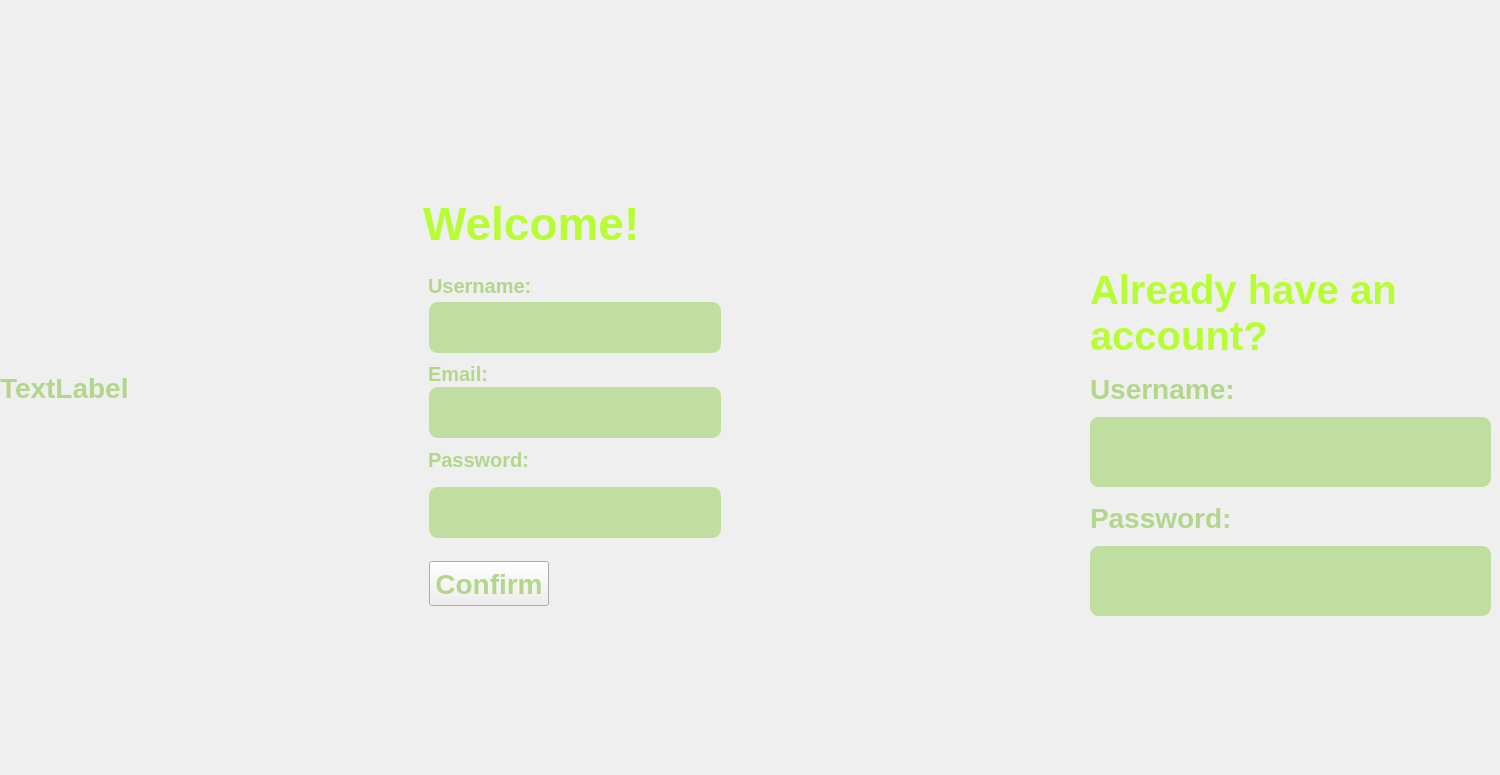
<?xml version="1.0" encoding="UTF-8"?>
<ui version="4.0">
 <class>Register</class>
 <widget class="QDialog" name="Register">
  <property name="geometry">
   <rect>
    <x>0</x>
    <y>0</y>
    <width>1500</width>
    <height>775</height>
   </rect>
  </property>
  <property name="windowTitle">
   <string>Dialog</string>
  </property>
  <property name="styleSheet">
   <string notr="true">color: rgb(178, 215, 138);
font-size: 28px;
font: bold;</string>
  </property>
  <widget class="QLabel" name="welcome">
   <property name="geometry">
    <rect>
     <x>423</x>
     <y>193</y>
     <width>311</width>
     <height>61</height>
    </rect>
   </property>
   <property name="font">
    <font>
     <pointsize>-1</pointsize>
     <italic>false</italic>
     <bold>true</bold>
    </font>
   </property>
   <property name="styleSheet">
    <string notr="true">color: rgb(182, 253, 51);
font: bold;
font-size:46px;
</string>
   </property>
   <property name="text">
    <string>Welcome!</string>
   </property>
  </widget>
  <widget class="QLabel" name="username_create">
   <property name="geometry">
    <rect>
     <x>428</x>
     <y>270</y>
     <width>141</width>
     <height>31</height>
    </rect>
   </property>
   <property name="styleSheet">
    <string notr="true">color: rgb(178, 215, 138);
font-size: 20px;
</string>
   </property>
   <property name="text">
    <string>Username:</string>
   </property>
  </widget>
  <widget class="QLabel" name="addEmail">
   <property name="geometry">
    <rect>
     <x>428</x>
     <y>353</y>
     <width>81</width>
     <height>41</height>
    </rect>
   </property>
   <property name="styleSheet">
    <string notr="true">color: rgb(178, 215, 138);
font-size:20px;
</string>
   </property>
   <property name="text">
    <string>Email:</string>
   </property>
  </widget>
  <widget class="QLabel" name="password">
   <property name="geometry">
    <rect>
     <x>428</x>
     <y>444</y>
     <width>141</width>
     <height>31</height>
    </rect>
   </property>
   <property name="styleSheet">
    <string notr="true">color: rgb(178, 215, 138);
font-size: 20px;
</string>
   </property>
   <property name="text">
    <string>Password:</string>
   </property>
  </widget>
  <widget class="QLineEdit" name="lineEdit">
   <property name="geometry">
    <rect>
     <x>429</x>
     <y>302</y>
     <width>292</width>
     <height>51</height>
    </rect>
   </property>
   <property name="styleSheet">
    <string notr="true">background-color: rgb(193, 222, 161);
border-radius: 9px;
 padding: 10px;
color: white;</string>
   </property>
  </widget>
  <widget class="QLineEdit" name="lineEdit_2">
   <property name="geometry">
    <rect>
     <x>429</x>
     <y>487</y>
     <width>292</width>
     <height>51</height>
    </rect>
   </property>
   <property name="styleSheet">
    <string notr="true">background-color: rgb(193, 222, 161);
border-radius: 9px;
 padding: 10px;
color: white;</string>
   </property>
  </widget>
  <widget class="QLineEdit" name="lineEdit_3">
   <property name="geometry">
    <rect>
     <x>429</x>
     <y>387</y>
     <width>292</width>
     <height>51</height>
    </rect>
   </property>
   <property name="styleSheet">
    <string notr="true">background-color: rgb(193, 222, 161);
border-radius: 9px;
 padding: 10px;
color: white;</string>
   </property>
  </widget>
  <widget class="QLabel" name="haveAccount">
   <property name="geometry">
    <rect>
     <x>1090</x>
     <y>267</y>
     <width>491</width>
     <height>91</height>
    </rect>
   </property>
   <property name="styleSheet">
    <string notr="true">color: rgb(182, 253, 51);
font-size: 40px;
font: bold;</string>
   </property>
   <property name="text">
    <string>Already have an 
account?</string>
   </property>
  </widget>
  <widget class="QLabel" name="username_logIn">
   <property name="geometry">
    <rect>
     <x>1090</x>
     <y>373</y>
     <width>161</width>
     <height>31</height>
    </rect>
   </property>
   <property name="text">
    <string>Username:</string>
   </property>
  </widget>
  <widget class="QLabel" name="password_logIn">
   <property name="geometry">
    <rect>
     <x>1090</x>
     <y>502</y>
     <width>151</width>
     <height>31</height>
    </rect>
   </property>
   <property name="text">
    <string>Password:</string>
   </property>
  </widget>
  <widget class="QLineEdit" name="lineEdit_4">
   <property name="geometry">
    <rect>
     <x>1090</x>
     <y>417</y>
     <width>401</width>
     <height>70</height>
    </rect>
   </property>
   <property name="styleSheet">
    <string notr="true">background-color: rgb(193, 222, 161);
border-radius: 9px;
 padding: 10px;
color: white;</string>
   </property>
  </widget>
  <widget class="QLineEdit" name="lineEdit_5">
   <property name="geometry">
    <rect>
     <x>1090</x>
     <y>546</y>
     <width>401</width>
     <height>70</height>
    </rect>
   </property>
   <property name="styleSheet">
    <string notr="true">background-color: rgb(193, 222, 161);
border-radius: 9px;
 padding: 10px;
color: white;</string>
   </property>
  </widget>
  <widget class="QLabel" name="backgroundd">
   <property name="geometry">
    <rect>
     <x>0</x>
     <y>0</y>
     <width>1500</width>
     <height>775</height>
    </rect>
   </property>
   <property name="text">
    <string>TextLabel</string>
   </property>
  </widget>
  <widget class="QPushButton" name="loginButton">
   <property name="geometry">
    <rect>
     <x>1100</x>
     <y>787</y>
     <width>104</width>
     <height>42</height>
    </rect>
   </property>
   <property name="font">
    <font>
     <family>Arial</family>
     <pointsize>-1</pointsize>
     <italic>false</italic>
     <bold>true</bold>
    </font>
   </property>
   <property name="cursor">
    <cursorShape>ArrowCursor</cursorShape>
   </property>
   <property name="autoFillBackground">
    <bool>false</bool>
   </property>
   <property name="text">
    <string>Log In</string>
   </property>
  </widget>
  <widget class="QPushButton" name="confirmButton">
   <property name="geometry">
    <rect>
     <x>429</x>
     <y>561</y>
     <width>120</width>
     <height>45</height>
    </rect>
   </property>
   <property name="font">
    <font>
     <family>Arial</family>
     <pointsize>-1</pointsize>
     <italic>false</italic>
     <bold>true</bold>
    </font>
   </property>
   <property name="cursor">
    <cursorShape>ArrowCursor</cursorShape>
   </property>
   <property name="autoFillBackground">
    <bool>false</bool>
   </property>
   <property name="text">
    <string>Confirm</string>
   </property>
  </widget>
  <zorder>backgroundd</zorder>
  <zorder>welcome</zorder>
  <zorder>username_create</zorder>
  <zorder>addEmail</zorder>
  <zorder>password</zorder>
  <zorder>lineEdit</zorder>
  <zorder>lineEdit_2</zorder>
  <zorder>lineEdit_3</zorder>
  <zorder>haveAccount</zorder>
  <zorder>username_logIn</zorder>
  <zorder>password_logIn</zorder>
  <zorder>lineEdit_4</zorder>
  <zorder>lineEdit_5</zorder>
  <zorder>loginButton</zorder>
  <zorder>confirmButton</zorder>
 </widget>
 <resources/>
 <connections/>
</ui>
